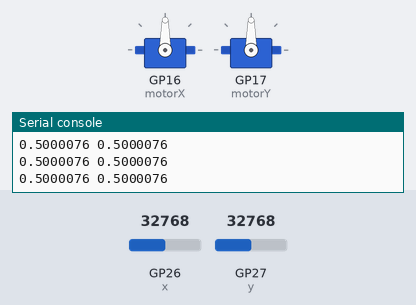
The program below on a simulated Raspberry Pi Pico running MicroPython. On the bench: 2 × servo, the last lines printed to the serial console. The inputs (shaded band) are chosen by the test bench; at power-on: GP26 (x) = 32768, GP27 (y) = 32768 (analog values on the 0–65535 scale). Servo angles are drawn from the pulse width (0.5 ms = 0°, 2.5 ms = 180°).

Above: at 1.2 s.
1.3 s: GP26 (x) set to 45874
At 2.5 s:
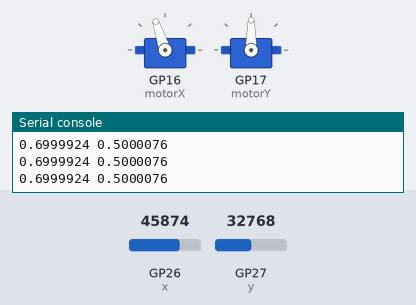
2.8 s: GP27 (y) set to 45874
At 3.8 s:
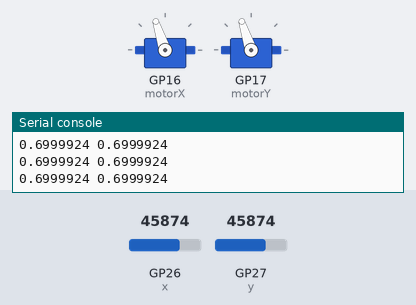
4.3 s: GP26 (x) set to 57670
At 4.7 s:
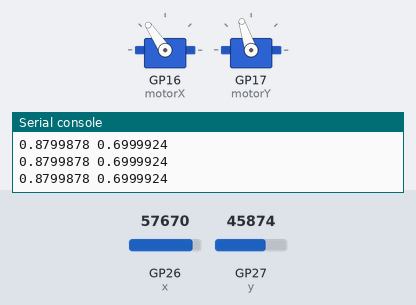
5.8 s: GP27 (y) set to 57670
At 7.0 s:
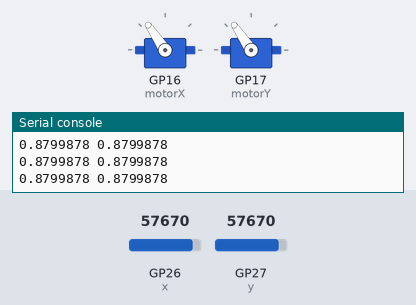
7.3 s: GP26 (x) set to 32767
At 8.4 s:
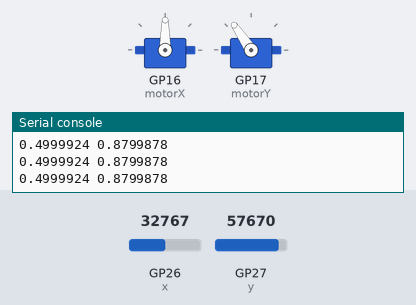
8.8 s: GP27 (y) set to 19660
At 9.3 s:
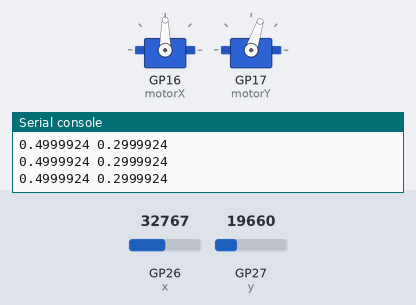
Timing chart, 0 to 11.3 s (numbered marks = the images above; inputs shaded):
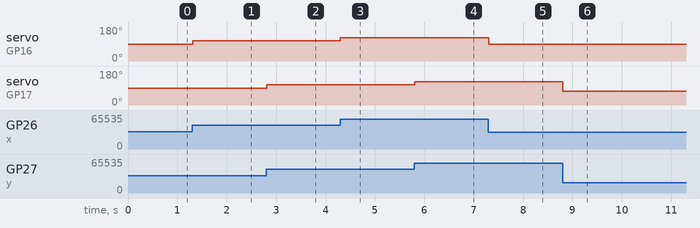

Measured:
- after the input at 1.3 s, servo on GP16 (motorX): 90° → 108° at once
- after the input at 2.8 s, servo on GP17 (motorY): 90° → 108° at once
- after the input at 4.3 s, servo on GP16 (motorX): 108° → 124° at once
- after the input at 5.8 s, servo on GP17 (motorY): 108° → 124° at once
- after the input at 7.3 s, servo on GP16 (motorX): 124° → 90° at once
- after the input at 8.8 s, servo on GP17 (motorY): 124° → 72° at once

The program:

3_Robot.py
```python
# import
from picozero import Pot, Servo
from time     import sleep

# setup
x = Pot(26)
y = Pot(27)

motorX = Servo(16)
motorY = Servo(17)

# loop
while True:
    motorX.value = x.value
    motorY.value = y.value

    print(x.value, y.value)
    sleep(0.01)
```
